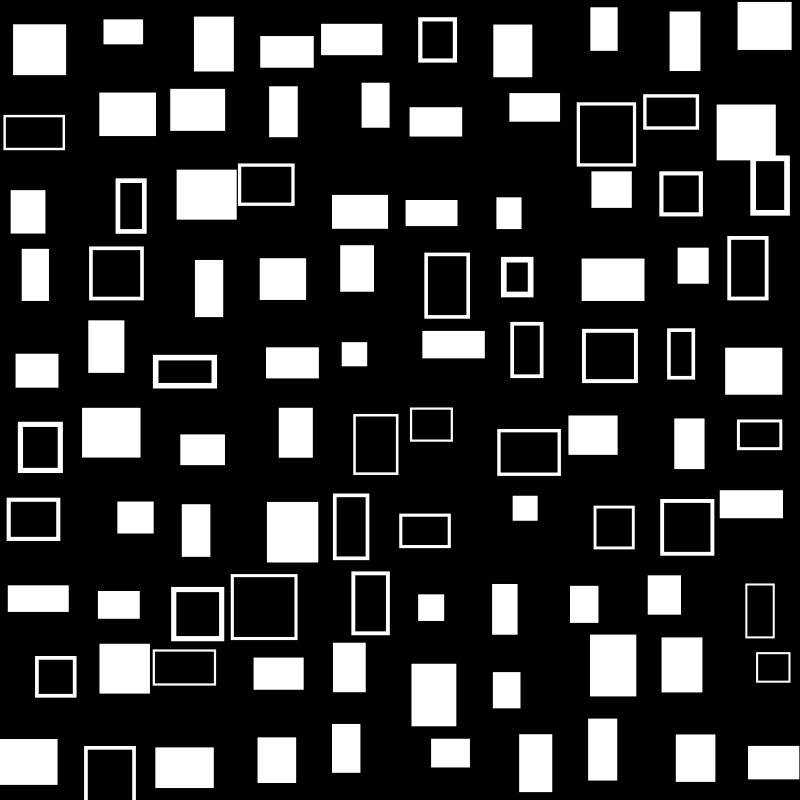

Reproduce this figure in Python.
import cairo
import math
import random

# Setup
width, height = 800, 800
surface = cairo.ImageSurface(cairo.FORMAT_ARGB32, width, height)
ctx = cairo.Context(surface)

# Background
ctx.set_source_rgb(0, 0, 0)  # Black background
ctx.paint()

# --- Generative Code: Brutalist Rectangles ---
ctx.set_source_rgb(1, 1, 1)  # White rectangles

# Grid parameters
grid_x = 10
grid_y = 10
cell_width = width / grid_x
cell_height = height / grid_y

# Randomness parameters
max_offset_x = cell_width * 0.2
max_offset_y = cell_height * 0.2
min_rect_size = 0.3
max_rect_size = 0.8

# Loop through grid
for i in range(grid_x):
    for j in range(grid_y):
        # Calculate cell center
        center_x = i * cell_width + cell_width / 2
        center_y = j * cell_height + cell_height / 2

        # Random offset
        offset_x = random.uniform(-max_offset_x, max_offset_x)
        offset_y = random.uniform(-max_offset_y, max_offset_y)

        # Random rectangle size (relative to cell)
        rect_width = cell_width * random.uniform(min_rect_size, max_rect_size)
        rect_height = cell_height * random.uniform(min_rect_size, max_rect_size)

        # Calculate rectangle top-left corner
        rect_x = center_x - rect_width / 2 + offset_x
        rect_y = center_y - rect_height / 2 + offset_y

        # Draw rectangle
        ctx.rectangle(rect_x, rect_y, rect_width, rect_height)

        # Randomly fill or stroke (brutalist variation)
        if random.random() < 0.7: # 70% fill, 30% stroke
            ctx.fill()
        else:
            ctx.set_line_width(random.uniform(2, 6))
            ctx.stroke()
